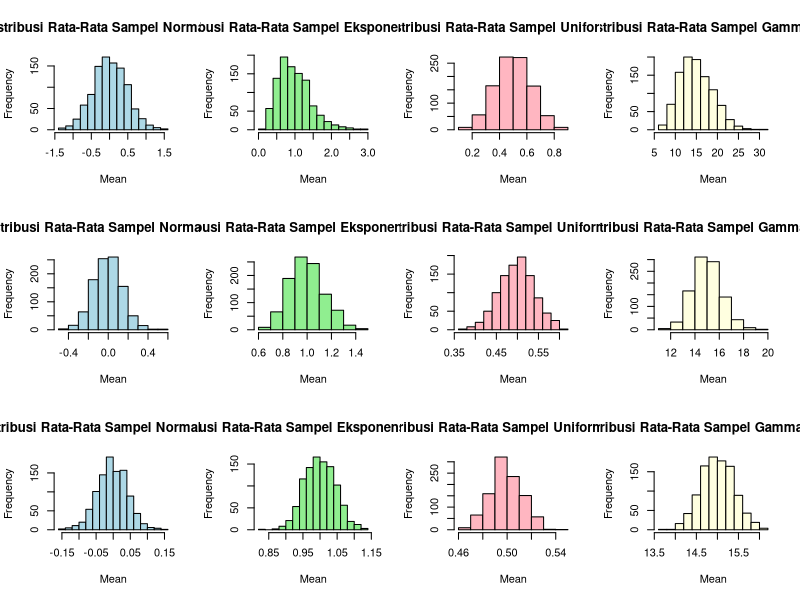

Here is the R script that generated this plot:
## ---- chunk 1
set.seed(123)

# Membuat populasi (1.000.000 data)
pop_normal <- rnorm(1000000)
pop_exp <- rexp(1000000)
pop_uniform <- runif(1000000)
pop_gamma <- rgamma(1000000, shape = 3, scale = 5)
## ---- chunk 2
n_values <- c(5, 50, 500)
k <- 1000
## ---- chunk 3
par(mfrow=c(3,4))  # layout 3x4

for(n in n_values){
  
  # NORMAL
  x <- matrix(sample(pop_normal, n*k, replace=TRUE), nrow=k)
  x_mean <- apply(x, 1, mean)
  hist(x_mean, main=paste0("Distribusi Rata-Rata Sampel Normal (n=", n, ")"),
       xlab="Mean", col="lightblue")
  
  # EKSPONENSIAL
  x <- matrix(sample(pop_exp, n*k, replace=TRUE), nrow=k)
  x_mean <- apply(x, 1, mean)
  hist(x_mean, main=paste0("Distribusi Rata-Rata Sampel Eksponensial (n=", n, ")"),
       xlab="Mean", col="lightgreen")
  
  # UNIFORM
  x <- matrix(sample(pop_uniform, n*k, replace=TRUE), nrow=k)
  x_mean <- apply(x, 1, mean)
  hist(x_mean, main=paste0("Distribusi Rata-Rata Sampel Uniform (n=", n, ")"),
       xlab="Mean", col="lightpink")
  
  # GAMMA
  x <- matrix(sample(pop_gamma, n*k, replace=TRUE), nrow=k)
  x_mean <- apply(x, 1, mean)
  hist(x_mean, main=paste0("Distribusi Rata-Rata Sampel Gamma (n=", n, ")"),
       xlab="Mean", col="lightyellow")
}
## ---- chunk 4
# Fungsi untuk ambil mean & variance
hitung_stat <- function(pop){
  hasil <- data.frame()
  
  for(n in n_values){
    x <- matrix(sample(pop, n*k, replace=TRUE), nrow=k)
    x_mean <- apply(x, 1, mean)
    
    hasil <- rbind(hasil,
                   data.frame(
                     n = n,
                     Mean = mean(x_mean),
                     Variance = var(x_mean)
                   ))
  }
  return(hasil)
}

# Hitung untuk tiap distribusi
stat_normal <- hitung_stat(pop_normal)
stat_exp <- hitung_stat(pop_exp)
stat_uniform <- hitung_stat(pop_uniform)
stat_gamma <- hitung_stat(pop_gamma)

# Tampilkan hasil
stat_normal
stat_exp
stat_uniform
stat_gamma
